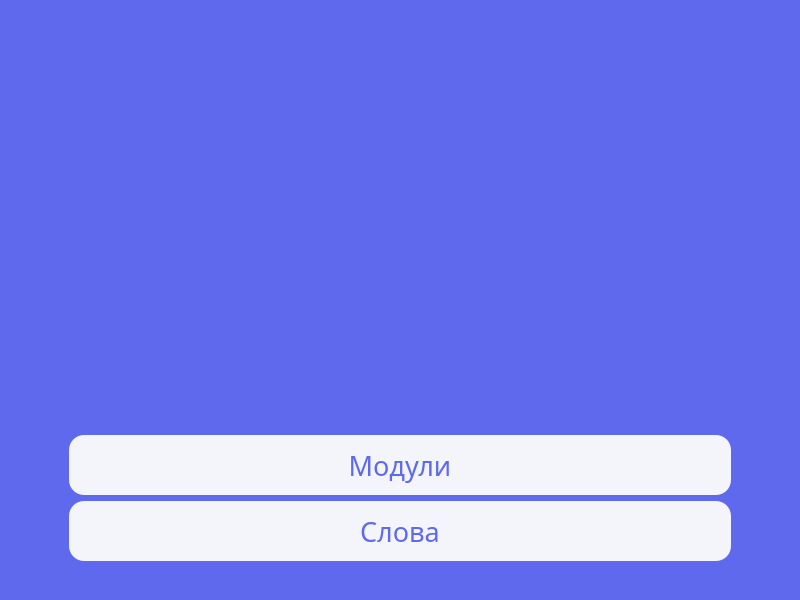
<?xml version="1.0" encoding="UTF-8"?>
<ui version="4.0">
 <class>MainWindow</class>
 <widget class="QMainWindow" name="MainWindow">
  <property name="geometry">
   <rect>
    <x>0</x>
    <y>0</y>
    <width>800</width>
    <height>600</height>
   </rect>
  </property>
  <property name="minimumSize">
   <size>
    <width>0</width>
    <height>0</height>
   </size>
  </property>
  <property name="maximumSize">
   <size>
    <width>1920</width>
    <height>1080</height>
   </size>
  </property>
  <property name="windowTitle">
   <string>Главное меню</string>
  </property>
  <property name="windowIcon">
   <iconset resource="resources.qrc">
    <normaloff>:/new/prefix1/icon.ico</normaloff>:/new/prefix1/icon.ico</iconset>
  </property>
  <property name="styleSheet">
   <string notr="true">
background-color: #5e69ee;
border-color:  #5e69ee; 
</string>
  </property>
  <widget class="QWidget" name="centralwidget">
   <layout class="QGridLayout" name="gridLayout_3">
    <item row="2" column="0">
     <spacer name="horizontalSpacer">
      <property name="orientation">
       <enum>Qt::Orientation::Horizontal</enum>
      </property>
      <property name="sizeType">
       <enum>QSizePolicy::Policy::Fixed</enum>
      </property>
      <property name="sizeHint" stdset="0">
       <size>
        <width>60</width>
        <height>30</height>
       </size>
      </property>
     </spacer>
    </item>
    <item row="1" column="1">
     <layout class="QGridLayout" name="gridLayout_2">
      <property name="leftMargin">
       <number>0</number>
      </property>
      <property name="topMargin">
       <number>0</number>
      </property>
      <property name="rightMargin">
       <number>0</number>
      </property>
      <property name="bottomMargin">
       <number>0</number>
      </property>
      <item row="0" column="0">
       <widget class="QLabel" name="label">
        <property name="text">
         <string/>
        </property>
        <property name="pixmap">
         <pixmap resource="resources.qrc">:/new/prefix1/bannerll.png</pixmap>
        </property>
       </widget>
      </item>
     </layout>
    </item>
    <item row="3" column="1">
     <widget class="QPushButton" name="pushButton">
      <property name="sizePolicy">
       <sizepolicy hsizetype="Minimum" vsizetype="Fixed">
        <horstretch>0</horstretch>
        <verstretch>0</verstretch>
       </sizepolicy>
      </property>
      <property name="font">
       <font>
        <family>Onest</family>
        <pointsize>20</pointsize>
        <fontweight>ExtraBold</fontweight>
       </font>
      </property>
      <property name="styleSheet">
       <string notr="true">QPushButton{
width: 20x;
height: 60px;
border-radius: 15px;
background-color: #F4F4FB;
color: #5e69ee;
}

QPushButton:hover {
    background-color: #ddddf3; 
    color: #4955ec;
}</string>
      </property>
      <property name="text">
       <string>Слова</string>
      </property>
     </widget>
    </item>
    <item row="2" column="1">
     <widget class="QPushButton" name="pushButton_moduls">
      <property name="font">
       <font>
        <family>Onest</family>
        <pointsize>20</pointsize>
        <fontweight>ExtraBold</fontweight>
       </font>
      </property>
      <property name="autoFillBackground">
       <bool>false</bool>
      </property>
      <property name="styleSheet">
       <string notr="true">QPushButton{
width: 20x;
height: 60px;
border-radius: 15px;
background-color: #F4F4FB;
color: #5e69ee;
}

QPushButton:hover {
    background-color: #ddddf3; 
    color: #4955ec;
}</string>
      </property>
      <property name="text">
       <string>Модули</string>
      </property>
     </widget>
    </item>
    <item row="0" column="1">
     <spacer name="verticalSpacer">
      <property name="orientation">
       <enum>Qt::Orientation::Vertical</enum>
      </property>
      <property name="sizeType">
       <enum>QSizePolicy::Policy::Fixed</enum>
      </property>
      <property name="sizeHint" stdset="0">
       <size>
        <width>20</width>
        <height>30</height>
       </size>
      </property>
     </spacer>
    </item>
    <item row="2" column="2">
     <spacer name="horizontalSpacer_2">
      <property name="orientation">
       <enum>Qt::Orientation::Horizontal</enum>
      </property>
      <property name="sizeType">
       <enum>QSizePolicy::Policy::Fixed</enum>
      </property>
      <property name="sizeHint" stdset="0">
       <size>
        <width>60</width>
        <height>20</height>
       </size>
      </property>
     </spacer>
    </item>
    <item row="4" column="1">
     <spacer name="verticalSpacer_2">
      <property name="orientation">
       <enum>Qt::Orientation::Vertical</enum>
      </property>
      <property name="sizeType">
       <enum>QSizePolicy::Policy::Fixed</enum>
      </property>
      <property name="sizeHint" stdset="0">
       <size>
        <width>20</width>
        <height>30</height>
       </size>
      </property>
     </spacer>
    </item>
   </layout>
  </widget>
 </widget>
 <resources>
  <include location="resources.qrc"/>
 </resources>
 <connections/>
</ui>
